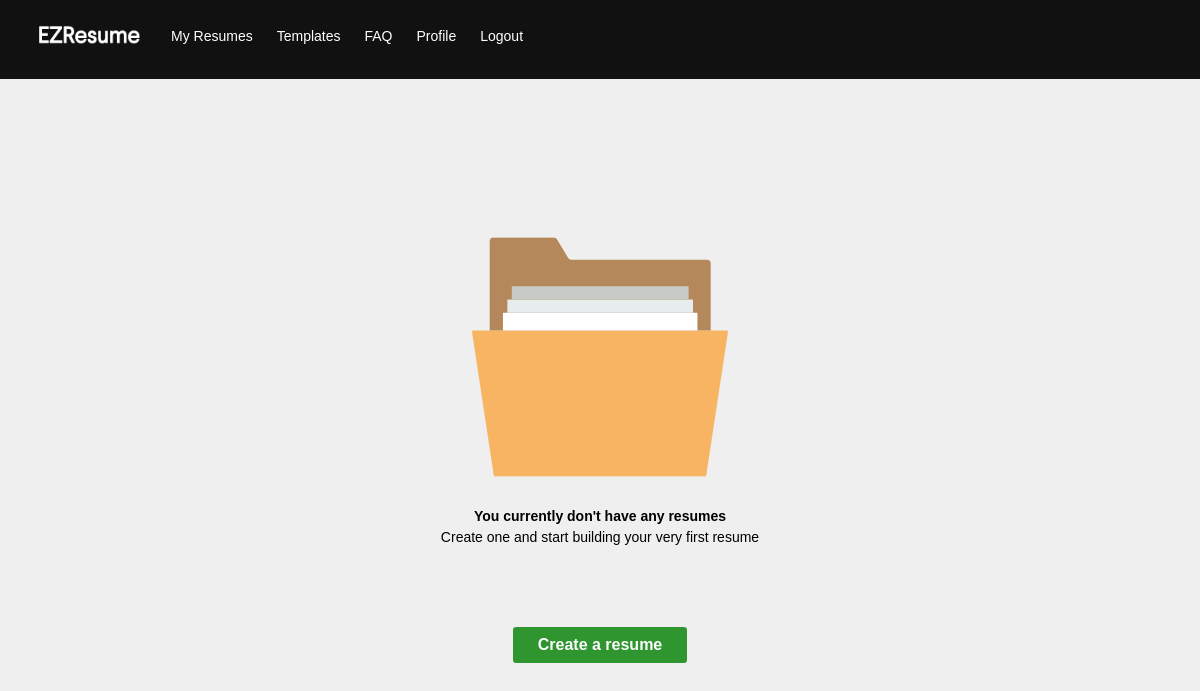
/app/ (signed in), run on an earlier commit of the app's database.
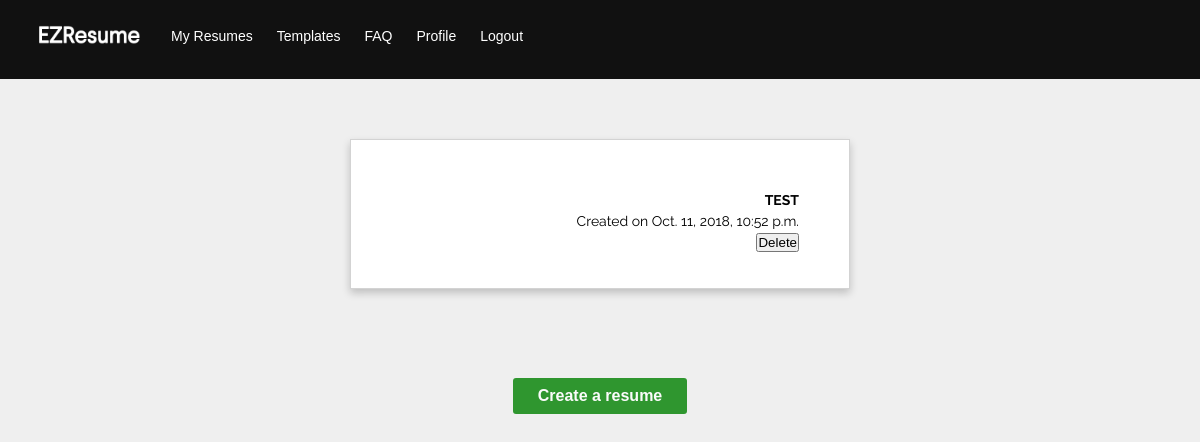
And on a later commit of the database.
### resumes/models.py (models this page shows, shortened)
class Resume(models.Model):
    name = models.CharField(max_length=255)
    created_at = models.DateTimeField(auto_now_add=True, editable=False)
    updated_at = models.DateTimeField(auto_now=True)
    user = models.ForeignKey(User, on_delete=models.CASCADE)

### resumes/views.py (the view)
# urls.py: path('', views.my_resumes, name='my-resumes'),
@login_required()
def my_resumes(request):
    resumes = Resume.objects.all()
    return render(request, 'resumes/my_resumes.html', {'resumes': resumes})

### resumes/templates/resumes/my_resumes.html (shortened to what this page needs)
{% extends 'resumes/layout.html' %}
{% load static %}
{% block content %}
    <div class="wrapper">
    {% for resume in resumes %}
       <div class="resume-box">
            <div class="container">
                <p class="resume-name">{{ resume.name }}</p>
                <p>Created on {{ resume.created_at }}</p>
                <form action="{% url 'resumes:delete-resume' pk=resume.id %}">
                    <input type="submit" class="confirm-delete" value="Delete" />
                </form>
            </div>
        </div>
    {% empty %}
        <div class="empty-state-box">
            <img src="{% static 'resumes/images/resume-empty-icon.png' %}" class="centered">
            <p class="empty-state-text"><b>You currently don't have any resumes</b><br>Create one and
                start building your very first resume</p>
        </div>
    {% endfor %}
        <div class="button-box">
            <a href="{% url 'resumes:create-resume' %}" class="button">Create a resume</a>
        </div>
    </div>
{% endblock %}

What changed in the data, as far as the page shows it:
added Resume: name "TEST", created_at "Oct. 11, 2018, 10:52 p.m."
Also different on the page:
text no longer shown: "You currently don't have any resumes Create one and start building your very first resume"
